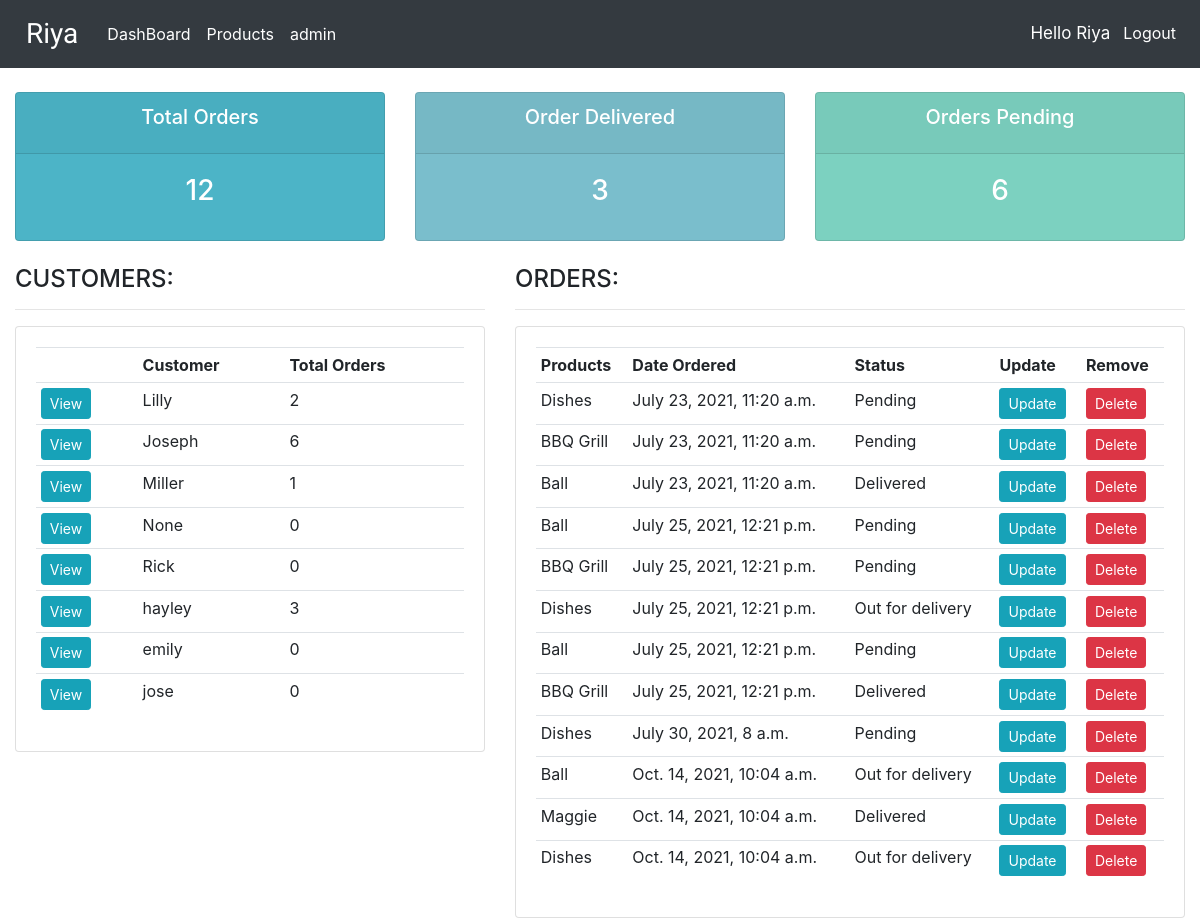
The app's page / (signed in) with its own data.
### accounts/models.py (models this page shows, shortened)
class Customer(models.Model):
    user = models.OneToOneField(User, null=True, on_delete=models.CASCADE)
    name = models.CharField(max_length=25, null=True)
    phone = models.CharField(max_length=25, null=True)
    email = models.EmailField(max_length=25, null=True)
    profile_pic = models.ImageField(default='default_image.png',null=True, blank=True)
    date_created = models.DateTimeField(auto_now_add=True, null=True)

class Order(models.Model):
    STATUS = (
        ('Pending', 'Pending'),
        ('Out for delivery', 'Out for delivery'),
        ('Delivered', 'Delivered')
    )
    customer = models.ForeignKey(Customer, on_delete=models.SET_NULL, null=True)
    product = models.ForeignKey(Product, on_delete=models.SET_NULL, null=True)
    status = models.CharField(choices=STATUS, max_length=25, null=True)
    date_created = models.DateTimeField(auto_now_add=True, null=True)

class Product(models.Model):
    CATEGORY = (
        ('Indoor', 'Indoor'),
        ('Outdoor', 'Outdoor')
    )
    name = models.CharField(max_length=25, null=True)
    price = models.FloatField(null=True)
    category = models.CharField(max_length=25, null=True, choices=CATEGORY)
    discription = models.TextField(max_length=500, null=True, blank=True)
    date_created = models.DateTimeField(auto_now_add=True, null=True)
    tags = models.ManyToManyField(Tag)
    def __str__(self):
        return self.name

### accounts/decorators.py (the view)
        def wrapper_func(request, *args, **kwargs):
            group = None
            if request.user.groups.exists():
                group = request.user.groups.all()[0].name
            if group in allowed_roles:
                return view_func(request, *args, **kwargs)
            else:
                return redirect('accounts:user')

### accounts/views.py (called while the page is built)
@login_required(login_url='accounts:login')
@allowed_users(allowed_roles=['admin'])
def home(request):
    customers = Customer.objects.all()
    orders = Order.objects.all()
    total_customers = customers.count()
    total_orders = orders.count()
    pending_orders = orders.filter(status='Pending').count()
    delivered_orders = orders.filter(status='Delivered').count()
    context={'customers':customers, 'orders':orders, 'total_customers':total_customers,
    'total_orders':total_orders, 'pending_orders':pending_orders, 'delivered_orders':delivered_orders}
    return render(request, 'accounts/dashboard.html', context)

### accounts/templates/accounts/dashboard.html
{% extends "accounts/base.html" %}
{% block content %}
  {% include "accounts/status.html" %}
  <br>
  <div class="row">
    <div class="col-md-5">
      <h4>CUSTOMERS:</h4>
      <hr>
      <div class="card card-body">
        <table class="table table-sm">
          <tr>
            <th></th>
            <th>Customer</th>
            <th>Total Orders</th>
          </tr>
          {% for cust in customers %}
            <tr>
              <td>
                <a class="btn btn-info btn-sm" href="{% url 'accounts:customer' cust.id %}">View</a>
              </td>
              <td>{{ cust.name }}</td>
              <td>{{ cust.order_set.all.count }}</td>
            </tr>
          {% endfor %}
        </table>
      </div>
    </div>
    <div class="col-md-7">
      <h4>ORDERS:</h4>
      <hr>
      <div class="card card-body">
        <table class="table table-sm">
          <tr>
            <th>Products</th>
            <th>Date Ordered</th>
            <th>Status</th>
            <th>Update</th>
            <th>Remove</th>
          </tr>
          {% for ord in orders %}
            <tr>
              <td>{{ ord.product }}</td>
              <td>{{ ord.date_created }}</td>
              <td>{{ ord.status }}</td>
              <td>
                <a class="btn btn-info btn-sm" href="{% url 'accounts:update_order' ord.id %}" role="button">Update</a>
              </td>
              <td>
                <a class="btn btn-danger btn-sm" href="{% url 'accounts:delete_order' ord.id %}" role="button">Delete</a>
              </td>
            </tr>
          {% endfor %}
        </table>
      </div>
    </div>
  </div>
{% endblock %}

### accounts/templates/accounts/base.html (shortened to what this page needs)
<!DOCTYPE html>
{% load static %}
{% load bootstrap4 %}
<html lang="en" dir="ltr">
  <head>
    <link rel="stylesheet" href="{% static 'css/main.css' %}">
    <link rel="stylesheet" href="https://cdn.jsdelivr.net/npm/bootstrap@4.6.0/dist/css/bootstrap.min.css">
  </head>
  <body>
    <nav class="navbar sticky-top navbar-expand-lg navbar-dark bg-dark">
      <span class="navbar-brand mb-0 h1">Riya</span>
      <div class="collapse navbar-collapse" id="navbarNav">
        <ul class="navbar-nav">
          {% if request.user.is_staff %}
            <li class="nav-item active">
              <a class="nav-link" href="{% url 'accounts:home' %}">DashBoard</a>
            </li>
            <li class="nav-item active">
              <a class="nav-link" href="{% url 'accounts:products' %}">Products</a>
            </li>
            <li class="nav-item active">
              <a class="nav-link" href="{% url 'admin:index' %}">admin</a>
            </li>
          {% else %}
            <li class="nav-item active">
              <a class="nav-link" href="{% url 'accounts:account' %}">Settings</a>
            </li>
          {% endif %}
        </ul>
        <ul class="navbar-nav ml-auto">
          <li class="nav-item active">
            <span class="navbar-text" style="color: #fff;font-size: 17px;margin-right: 5px;">Hello {{ request.user }}</span>
          </li>
          <li class="nav-item active">
            <a class="nav-link" href="{% url 'accounts:logout' %}">Logout</a>
          </li>
        </ul>
      </div>
    </nav>
    <div class="container-fluid">
      {% block content %}
      {% endblock %}
    </div>
  </body>
</html>

### accounts/templates/accounts/status.html
<br>
<div class="row">
  <div class="col-md">
    <div class="card text-center text-white" id="total-orders">
      <div class="card-header">
        <h5 class="card-title">Total Orders</h5>
      </div>
      <div class="card-body">
        <h3 class="card-title">{{ total_orders }}</h3>
      </div>
    </div>
  </div>
  <div class="col-md">
    <div class="card text-center text-white" id="order-delivered">
      <div class="card-header">
        <h5 class="card-title">Order Delivered</h5>
      </div>
      <div class="card-body">
        <h3 class="card-title">{{ delivered_orders }}</h3>
      </div>
    </div>
  </div>
  <div class="col-md">
    <div class="card text-center text-white" id="orders-pending">
      <div class="card-header">
        <h5 class="card-title">Orders Pending</h5>
      </div>
      <div class="card-body">
        <h3 class="card-title">{{ pending_orders }}</h3>
      </div>
    </div>
  </div>
</div>

### static/css/main.css (style rules this page uses)
body { background-color: #ebeff5; }
#total-orders { background-color: #4cb4c7; }
#order-delivered { background-color: #7abecc; }
#orders-pending { background-color: #7CD1C0; }

### accounts/templates/accounts/base.html (style rules this page uses)
.navbar-brand { font-family: 'Festive', cursive; font-size: 1.75em; padding-right: 5px; padding-left: 10px; }

### records on screen
Customer: name "Lilly", order_set.all.count "2"
Customer: name "Joseph", order_set.all.count "6"
Customer: name "Miller", order_set.all.count "1"
Customer: name "None", order_set.all.count "0"
Customer: name "Rick", order_set.all.count "0"
Customer: name "hayley", order_set.all.count "3"
Customer: name "emily", order_set.all.count "0"
Customer: name "jose", order_set.all.count "0"
Order: product "Dishes", date_created "July 23, 2021, 11:20 a.m.", status "Pending"
Order: product "BBQ Grill", date_created "July 23, 2021, 11:20 a.m.", status "Pending"
Order: product "Ball", date_created "July 23, 2021, 11:20 a.m.", status "Delivered"
Order: product "Ball", date_created "July 25, 2021, 12:21 p.m.", status "Pending"
Order: product "BBQ Grill", date_created "July 25, 2021, 12:21 p.m.", status "Pending"
Order: product "Dishes", date_created "July 25, 2021, 12:21 p.m.", status "Out for delivery"
Order: product "Ball", date_created "July 25, 2021, 12:21 p.m.", status "Pending"
Order: product "BBQ Grill", date_created "July 25, 2021, 12:21 p.m.", status "Delivered"
Order: product "Dishes", date_created "July 30, 2021, 8 a.m.", status "Pending"
Order: product "Ball", date_created "Oct. 14, 2021, 10:04 a.m.", status "Out for delivery"
Order: product "Maggie", date_created "Oct. 14, 2021, 10:04 a.m.", status "Delivered"
Order: product "Dishes", date_created "Oct. 14, 2021, 10:04 a.m.", status "Out for delivery"

### other values on screen
{{ request.user }} "Riya"
{{ total_orders }} "12"
{{ delivered_orders }} "3"
{{ pending_orders }} "6"
